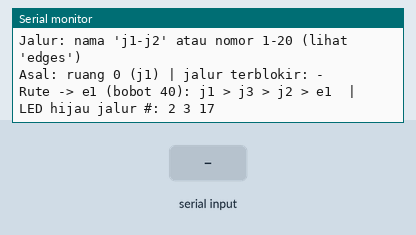
A sketch run on a simulated ESP32. Shown: the last lines printed to the serial monitor. The test bench sets the inputs (shaded band).

Above: at 1.2 s.
1.3 s: "room 150\n" received over Serial
At 2.1 s:
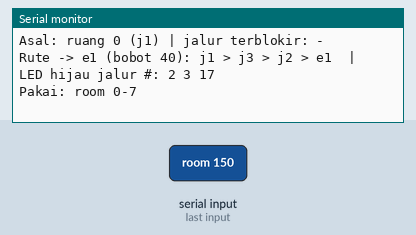
2.8 s: "start 1\n" received over Serial
At 3.3 s:
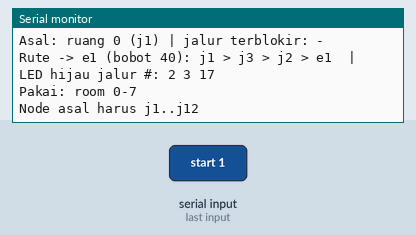
4.3 s: "block 1\n" received over Serial
At 5.5 s:
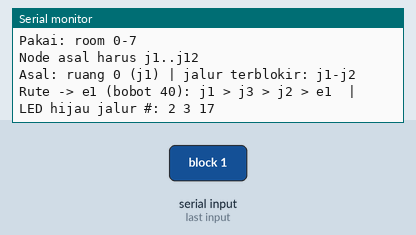
5.8 s: "block 150\n" received over Serial
At 6.8 s:
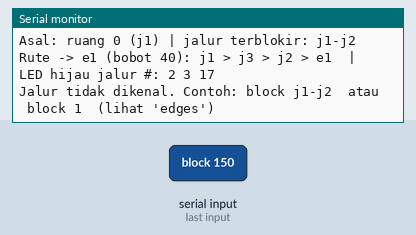
7.3 s: "90 45\n" received over Serial
At 7.9 s:
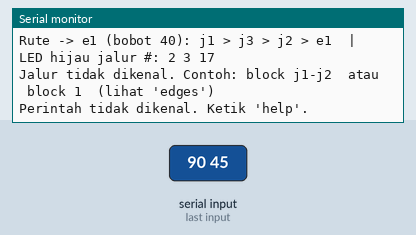

The sketch:

sender.ino
```cpp
// WEEK 7 - NAVIGASI DIJKSTRA - SENDER (ESP32 #1)
// Graf 15 node / 20 jalur (lihat graph.h). Tiap jalur punya 1 sensor api; di sini sensor
// disimulasikan lewat teks di Serial Monitor. Tiap ada perubahan, sender menjalankan Dijkstra
// dari ruangan asal ke exit terdekat (jalur kena api dibuang), lalu mengirim jalur terpilih
// ke receiver lewat ESP-NOW. Receiver menyalakan jalur tsb hijau.
//
// Perintah (Serial Monitor 115200, line ending "Newline"):
//   room <0-7>        -> pilih ruangan asal (0,1=j1  2,3=j5  4,5=j8  6,7=j11)
//   start <node>      -> atau langsung pilih node asal, mis. start j5
//   block <jalur>     -> api di jalur (sensor = 1), mis. block j1-j2   atau   block 1
//   clear <jalur>     -> api padam, mis. clear j1-j2
//   reset             -> semua jalur aman
//   edges             -> daftar 20 jalur (nomor, nama, bobot, status)
//   list              -> status + rute sekarang
//   help
#include <WiFi.h>
#include <esp_now.h>
#include <esp_wifi.h>
#include "graph.h"

#define ESPNOW_CHANNEL    1
#define SEND_INTERVAL_MS  200   // heartbeat; receiver menganggap link putus jika 2 detik tanpa paket

uint8_t broadcastMac[6] = {0xFF, 0xFF, 0xFF, 0xFF, 0xFF, 0xFF};  // broadcast: tidak perlu MAC receiver

typedef struct __attribute__((packed)) {
  uint32_t pathMask;     // bit i = jalur i dilewati rute evakuasi (hijau)
  uint32_t blockedMask;  // bit i = jalur i kena api
  uint8_t  flags;        // bit0 = tidak ada rute aman
} RoutePacket;

int startRoom = 0;
int startNode = ROOM_TO_JUNCTION[0];
uint32_t blockedMask = 0;
RouteResult route;
unsigned long lastSendMs = 0;

void sendRoute() {
  RoutePacket pkt;
  pkt.pathMask = route.found ? route.pathMask : 0;
  pkt.blockedMask = blockedMask;
  pkt.flags = route.found ? 0 : 1;
  esp_err_t res = esp_now_send(broadcastMac, (uint8_t *)&pkt, sizeof(pkt));
  if (res != ESP_OK) Serial.println("SEND ERROR");
}

void printEdgeName(int i) {
  Serial.print(NODE_NAMES[EDGES[i].u]);
  Serial.print("-");
  Serial.print(NODE_NAMES[EDGES[i].v]);
}

void printRoute() {
  Serial.print("Asal: ");
  if (startRoom >= 0) { Serial.print("ruang "); Serial.print(startRoom); Serial.print(" ("); }
  Serial.print(NODE_NAMES[startNode]);
  if (startRoom >= 0) Serial.print(")");
  Serial.print(" | jalur terblokir: ");
  bool any = false;
  for (int i = 0; i < NUM_EDGES; i++) {
    if ((blockedMask >> i) & 1) { if (any) Serial.print(", "); printEdgeName(i); any = true; }
  }
  if (!any) Serial.print("-");
  Serial.println();

  if (!route.found) {
    Serial.println("[BAHAYA] Tidak ada rute aman ke exit");
    return;
  }
  Serial.print("Rute -> ");
  Serial.print(NODE_NAMES[route.exitNode]);
  Serial.print(" (bobot ");
  Serial.print(route.totalWeight);
  Serial.print("): ");
  for (int i = 0; i < route.numNodes; i++) {
    if (i) Serial.print(" > ");
    Serial.print(NODE_NAMES[route.nodes[i]]);
  }
  Serial.print("  | LED hijau jalur #: ");
  for (int i = 0; i < NUM_EDGES; i++) {
    if ((route.pathMask >> i) & 1) { Serial.print(i + 1); Serial.print(" "); }
  }
  Serial.println();
}

void printEdges() {
  for (int i = 0; i < NUM_EDGES; i++) {
    Serial.print("#"); Serial.print(i + 1); Serial.print("  ");
    printEdgeName(i);
    Serial.print("  bobot "); Serial.print(EDGES[i].weight);
    if ((blockedMask >> i) & 1) Serial.print("  API");
    if (route.found && ((route.pathMask >> i) & 1)) Serial.print("  RUTE");
    Serial.println();
  }
}

void printHelp() {
  Serial.println("Perintah: room <0-7> | start <node> | block <jalur> | clear <jalur> | reset | edges | list | help");
  Serial.println("Jalur: nama 'j1-j2' atau nomor 1-20 (lihat 'edges')");
}

// "j1-j2" (urutan bebas) atau "1".."20" -> indeks jalur, -1 jika tidak valid
int parseEdge(String s) {
  s.trim();
  int dash = s.indexOf('-');
  if (dash > 0) {
    int a = nodeIndex(s.substring(0, dash).c_str());
    int b = nodeIndex(s.substring(dash + 1).c_str());
    if (a >= 0 && b >= 0) return findEdgeIndex(a, b);
    return -1;
  }
  int n = s.toInt();
  if (n >= 1 && n <= NUM_EDGES) return n - 1;
  return -1;
}

void recompute() {
  route = computeRoute(startNode, blockedMask);
  printRoute();
  sendRoute();
}

void handleCommand(String line) {
  line.trim();
  line.toLowerCase();
  if (line.length() == 0) return;

  int sp = line.indexOf(' ');
  String cmd = sp < 0 ? line : line.substring(0, sp);
  String arg = sp < 0 ? "" : line.substring(sp + 1);
  arg.trim();

  if (cmd == "room" || cmd == "r") {
    int n = arg.toInt();
    if (arg.length() == 0 || n < 0 || n > 7) { Serial.println("Pakai: room 0-7"); return; }
    startRoom = n;
    startNode = ROOM_TO_JUNCTION[n];
  } else if (cmd == "start" || cmd == "s") {
    int n = nodeIndex(arg.c_str());
    if (n < 0 || n >= 12) { Serial.println("Node asal harus j1..j12"); return; }
    startRoom = -1;
    startNode = n;
  } else if (cmd == "block" || cmd == "b" || cmd == "clear" || cmd == "c") {
    int e = parseEdge(arg);
    if (e < 0) { Serial.println("Jalur tidak dikenal. Contoh: block j1-j2  atau  block 1  (lihat 'edges')"); return; }
    if (cmd == "block" || cmd == "b") blockedMask |= (1UL << e);
    else                              blockedMask &= ~(1UL << e);
  } else if (cmd == "reset" || cmd == "0") {
    blockedMask = 0;
  } else if (cmd == "edges" || cmd == "e") {
    printEdges();
    return;
  } else if (cmd == "list" || cmd == "l") {
    printRoute();
    return;
  } else if (cmd == "help" || cmd == "?") {
    printHelp();
    return;
  } else {
    Serial.println("Perintah tidak dikenal. Ketik 'help'.");
    return;
  }

  recompute();
}

void setup() {
  Serial.begin(115200);

  WiFi.mode(WIFI_STA);
  esp_wifi_set_channel(ESPNOW_CHANNEL, WIFI_SECOND_CHAN_NONE);

  if (esp_now_init() != ESP_OK) {
    Serial.println("ESP-NOW init gagal");
    return;
  }

  esp_now_peer_info_t peer = {};
  memcpy(peer.peer_addr, broadcastMac, 6);
  peer.channel = ESPNOW_CHANNEL;
  peer.encrypt = false;
  if (esp_now_add_peer(&peer) != ESP_OK) {
    Serial.println("Gagal add peer");
  }

  Serial.print("SENDER Dijkstra siap. MAC: ");
  Serial.println(WiFi.macAddress());
  printHelp();
  route = computeRoute(startNode, blockedMask);
  printRoute();
}

void loop() {
  if (Serial.available()) handleCommand(Serial.readStringUntil('\n'));

  if (millis() - lastSendMs >= SEND_INTERVAL_MS) {
    lastSendMs = millis();
    sendRoute();
  }
}
```

graph.h
```cpp
// Graf evakuasi + Dijkstra (C++ murni, tanpa dependensi Arduino supaya bisa diuji di PC).
// Graf sama dengan Week5/kodeIntegrasi.cpp: 12 junction (j1..j12) + 3 exit (e1..e3), 20 jalur.
// Tiap jalur punya 1 sensor api. Jalur yang kena api (blocked) dibuang dari graf sebelum Dijkstra.
#pragma once
#include <stdint.h>
#include <string.h>
#include <ctype.h>

#define NUM_NODES 15
#define NUM_EDGES 20
#define INF       999999

// j1=0 ... j12=11, e1=12, e2=13, e3=14
static const char *const NODE_NAMES[NUM_NODES] = {
  "j1", "j2", "j3", "j4", "j5", "j6", "j7", "j8", "j9", "j10", "j11", "j12",
  "e1", "e2", "e3"
};

// Ruangan 0..7 -> junction pertama
static const int ROOM_TO_JUNCTION[8] = { 0, 0, 4, 4, 7, 7, 10, 10 };

static const int EXIT_NODES[3] = { 12, 13, 14 };
#define NUM_EXITS 3

struct Edge { int u; int v; int weight; };

// Indeks di sini = nomor bit di mask = urutan LED di receiver. Nomor jalur untuk user = indeks + 1.
static const Edge EDGES[NUM_EDGES] = {
  {0, 1, 49},   // [0]  j1 - j2
  {0, 2, 23},   // [1]  j1 - j3
  {1, 2, 12},   // [2]  j2 - j3
  {1, 11, 13},  // [3]  j2 - j12
  {2, 3, 13},   // [4]  j3 - j4
  {3, 4, 23},   // [5]  j4 - j5
  {3, 5, 12},   // [6]  j4 - j6
  {4, 5, 49},   // [7]  j5 - j6
  {5, 6, 13},   // [8]  j6 - j7
  {6, 7, 23},   // [9]  j7 - j8
  {6, 8, 12},   // [10] j7 - j9
  {7, 8, 49},   // [11] j8 - j9
  {8, 9, 13},   // [12] j9 - j10
  {9, 10, 49},  // [13] j10 - j11
  {9, 11, 12},  // [14] j10 - j12
  {10, 11, 23}, // [15] j11 - j12
  {1, 12, 5},   // [16] j2 - e1
  {3, 13, 6},   // [17] j4 - e2
  {5, 13, 6},   // [18] j6 - e2
  {11, 14, 5}   // [19] j12 - e3
};

inline int findEdgeIndex(int u, int v) {
  for (int i = 0; i < NUM_EDGES; i++) {
    if ((EDGES[i].u == u && EDGES[i].v == v) || (EDGES[i].u == v && EDGES[i].v == u)) return i;
  }
  return -1;
}

// "j5" / "E2" -> indeks node, -1 jika tidak dikenal
inline int nodeIndex(const char *name) {
  for (int i = 0; i < NUM_NODES; i++) {
    const char *a = NODE_NAMES[i];
    const char *b = name;
    while (*a && *b && tolower((unsigned char)*a) == tolower((unsigned char)*b)) { a++; b++; }
    if (*a == 0 && *b == 0) return i;
  }
  return -1;
}

struct RouteResult {
  bool found;
  int exitNode;       // node exit tujuan
  int totalWeight;    // total bobot rute
  uint32_t pathMask;  // bit i = jalur i dilewati rute
  int nodes[NUM_NODES];
  int numNodes;       // urutan node dari start sampai exit
};

// Dijkstra dari startNode ke exit terdekat; jalur dengan bit blockedMask = 1 tidak dipakai.
inline RouteResult computeRoute(int startNode, uint32_t blockedMask) {
  RouteResult r;
  r.found = false; r.exitNode = -1; r.totalWeight = INF; r.pathMask = 0; r.numNodes = 0;

  int adj[NUM_NODES][NUM_NODES];
  for (int i = 0; i < NUM_NODES; i++)
    for (int j = 0; j < NUM_NODES; j++) adj[i][j] = (i == j) ? 0 : INF;
  for (int i = 0; i < NUM_EDGES; i++) {
    if ((blockedMask >> i) & 1) continue;
    adj[EDGES[i].u][EDGES[i].v] = EDGES[i].weight;
    adj[EDGES[i].v][EDGES[i].u] = EDGES[i].weight;
  }

  int dist[NUM_NODES], parent[NUM_NODES];
  bool visited[NUM_NODES];
  for (int i = 0; i < NUM_NODES; i++) { dist[i] = INF; parent[i] = -1; visited[i] = false; }
  dist[startNode] = 0;

  for (int count = 0; count < NUM_NODES; count++) {
    int u = -1, best = INF;
    for (int i = 0; i < NUM_NODES; i++)
      if (!visited[i] && dist[i] < best) { best = dist[i]; u = i; }
    if (u == -1) break;
    visited[u] = true;
    for (int v = 0; v < NUM_NODES; v++)
      if (!visited[v] && adj[u][v] != INF && dist[u] + adj[u][v] < dist[v]) {
        dist[v] = dist[u] + adj[u][v];
        parent[v] = u;
      }
  }

  for (int i = 0; i < NUM_EXITS; i++) {
    int e = EXIT_NODES[i];
    if (dist[e] < r.totalWeight) { r.totalWeight = dist[e]; r.exitNode = e; }
  }
  if (r.exitNode == -1) { r.totalWeight = INF; return r; }

  r.found = true;
  int rev[NUM_NODES], n = 0;
  for (int cur = r.exitNode; cur != -1; cur = parent[cur]) {
    rev[n++] = cur;
    if (parent[cur] != -1) {
      int idx = findEdgeIndex(parent[cur], cur);
      if (idx >= 0) r.pathMask |= (1UL << idx);
    }
  }
  for (int i = 0; i < n; i++) r.nodes[i] = rev[n - 1 - i];
  r.numNodes = n;
  return r;
}
```

Measured:
- after the input at 1.3 s, the serial monitor: prints a new line at once (image 1)
- after the input at 2.8 s, the serial monitor: prints a new line at once (image 2)
- after the input at 4.3 s, the serial monitor: prints a new line at once (image 3)
- after the input at 5.8 s, the serial monitor: prints a new line at once (image 4)
- after the input at 7.3 s, the serial monitor: prints a new line at once (image 5)
